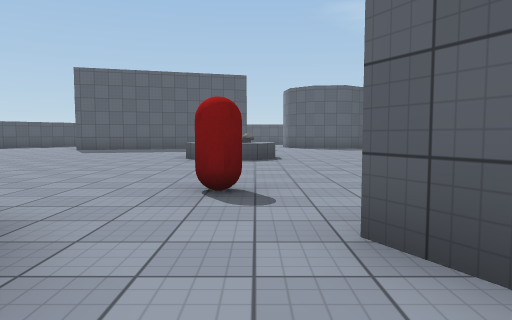
View 1 (above)

23 first-person views from a walk through a Unity game level. The camera is 1.2 m above the floor, tilts 4° down and sees 70° across. The floor is counted in squares, 2 m on a side. Each view is taken from the middle of a square. On the plan, view 1 faces up. The plan holds only what a view shows up to about 10 squares ahead; the rest is blank. The place goes on beyond the plan. Surface patterns are stand-ins for the level's own textures.

View 2
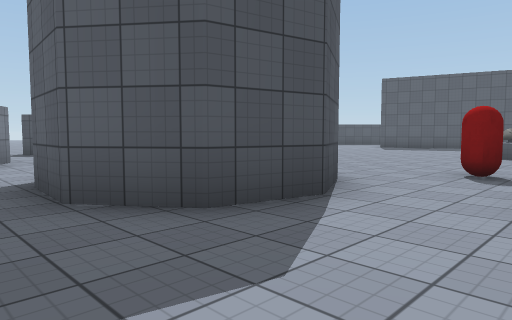

View 3
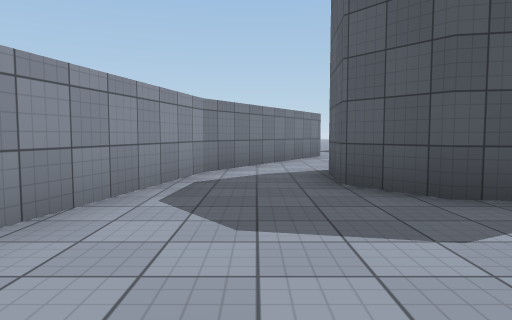

View 4
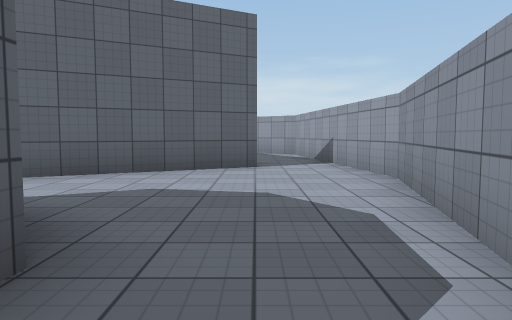

View 5
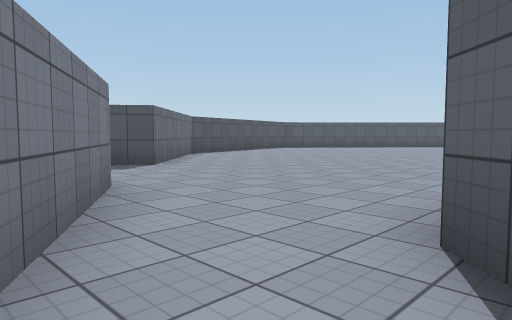

View 6
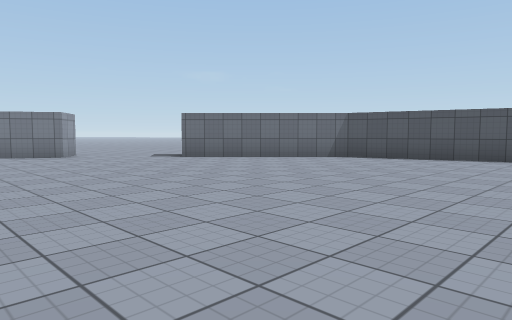

View 7
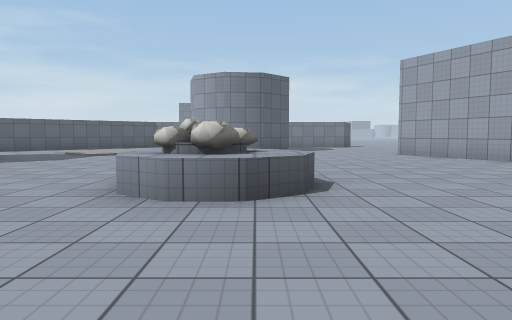

View 8
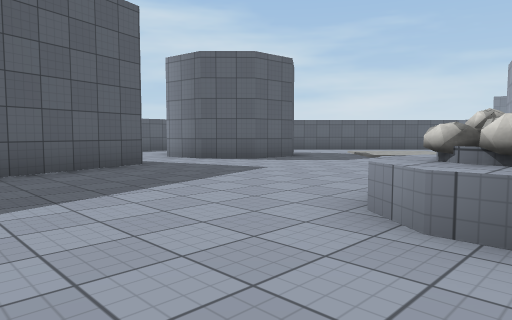

View 9
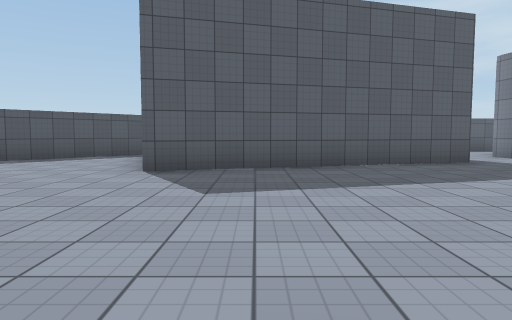

View 10
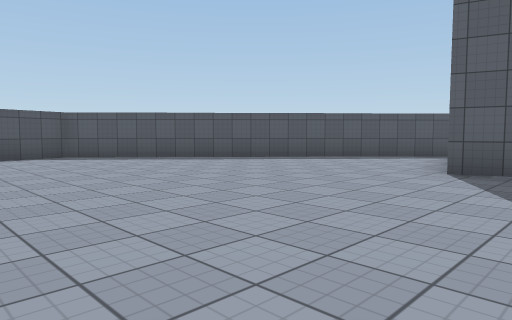

View 11
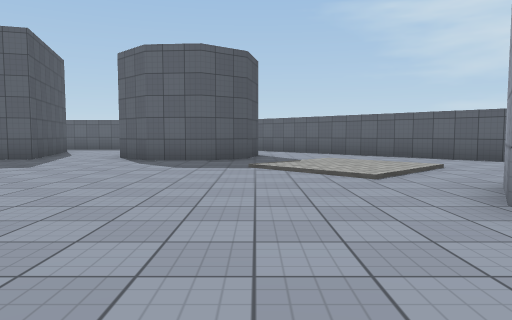

View 12
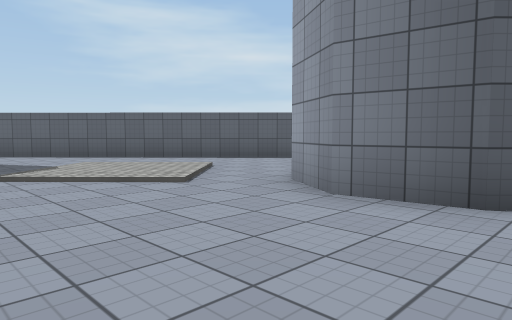

View 13
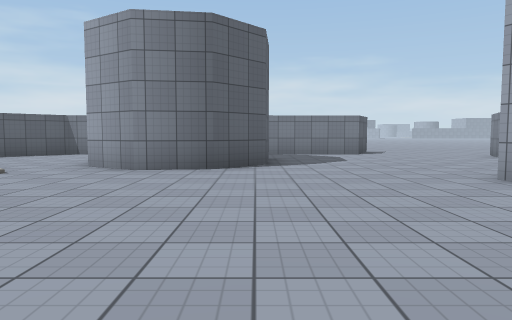

View 14
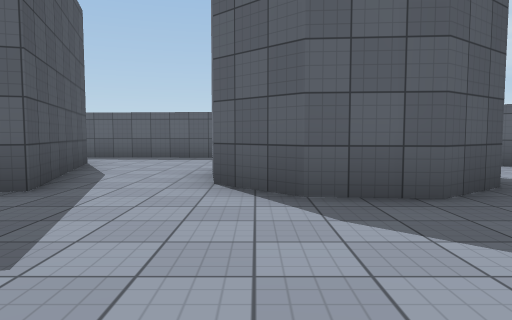

View 15
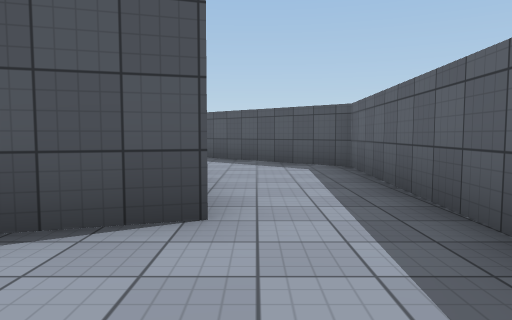

View 16
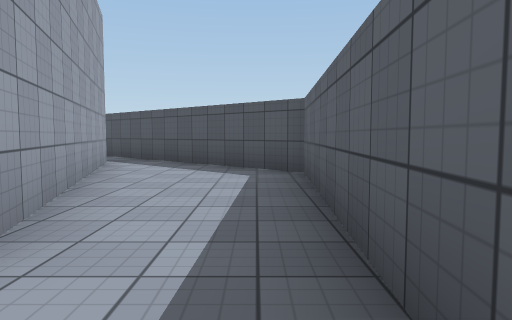

View 17
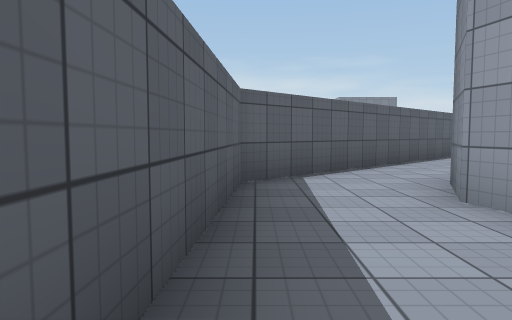

View 18
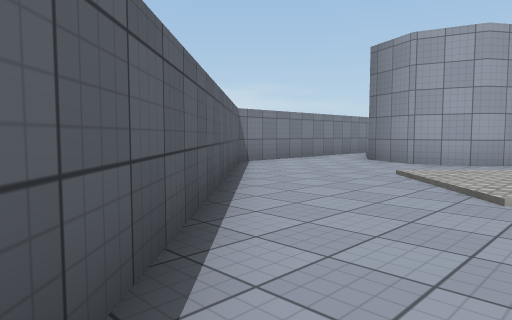

View 19
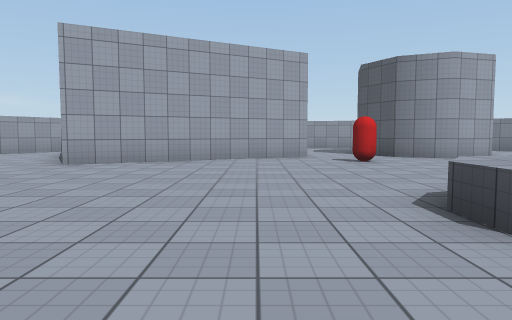

View 20
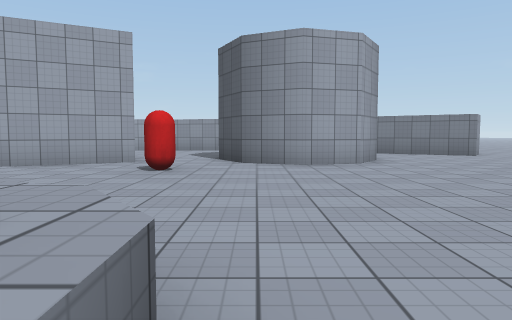

View 21
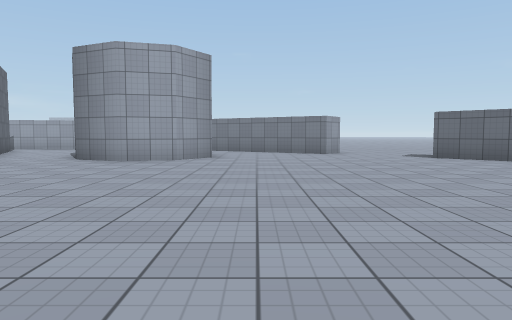

View 22
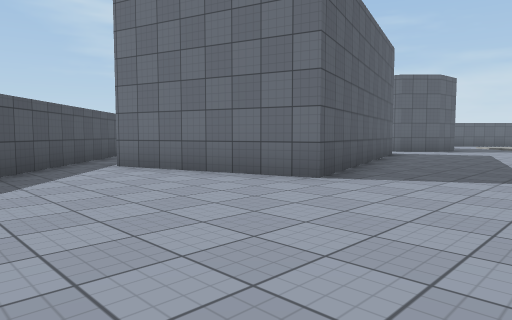

View 23
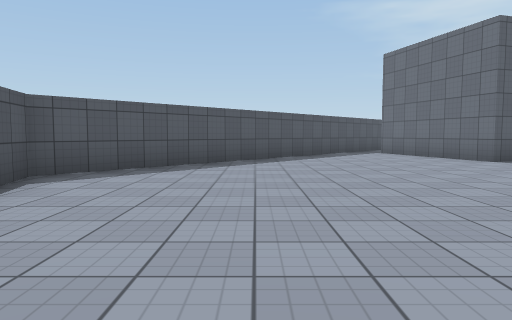

### Floor plan
Points are (right, up) in squares from view 1. A wall is a line through its corners. A room is listed if a view was taken in it or the views show most of it. See-through windows are left out.
Room 1 (views 1, 2, 3, 4, 5)
walls: (-1.7, 2.3) (-1.1, 1.1) (-1.4, -0.2) (-2.4, -1) (-3.8, -0.9); (2.8, -2.1) (0.6, 2.1); (-5.1, -2.1) (-3.8, -2.8) (1.1, -4) (2.6, -3.8)
ways out: opening at (-4, -1) to room 2; opening at (-0.5, 2) to room 2; opening at (3, -3)
Room 2 (views 6, 7, 8, 9, 10, 11, 12, 13, 14, 15, 16, 17, 18, 19, 20, 21, 22, 23)
walls: (0.6, 2.1) (5.9, 4.8); (-4.9, 1.4) (-4.2, 2.5) (-2.9, 2.8) (-1.7, 2.3); (7.3, 8.7) (7.1, 10) (7.8, 11.1) (9.1, 11.5) (10.3, 10.9); (-1.6, 19.7) (-0.4, 15.8) (-6.8, 13.9) (-8, 17.7) (-2.1, 19.5); (5, 17.1) (4.8, 16.2) (3.8, 15.4) (2.5, 15.5) (1.5, 16.4) (1.3, 17.8); (2.7, 19) (3.2, 19.2) (4.5, 18.6); (-4.3, -0.3) (-4.7, 0.1); (-8.5, -0.7) (-8.2, -0.2) (-5.1, -2.1); (12, 10.7) (11.9, 13.6) (4.6, 21.2) (-5.8, 21.8) (-15.2, 11.2) (-13.6, 4.8) (-10.5, 1.7) (-11, 1)
ways out: opening at (-4, -1) to room 1; opening at (-0.5, 2) to room 1; opening at (-9.5, 0.5); opening at (7, 6.5); gap at (11, 10)
objects: other object (-1, 9) to (0, 10); red capsule (0, 4)

Positions as (right, up) in squares from view 1, and headings:
1: (0, 0), facing up
2: (1, -2), facing up-left
3: (2, -2), facing left
4: (-4, -2), facing right
5: (-4, -2), facing up-left
6: (-5, 10), facing down-left
7: (-5, 9), facing right
8: (-4, 9), facing up-right
9: (-5, 8), facing up
10: (-5, 8), facing up-left
11: (5, 7), facing up
12: (4, 8), facing up-right
13: (1, 8), facing right
14: (2, 12), facing up
15: (1, 20), facing left
16: (0, 21), facing left
17: (0, 21), facing right
18: (6, 19), facing down-right
19: (2, 12), facing down
20: (-2, 10), facing down
21: (-6, 11), facing down
22: (-11, 11), facing up-right
23: (-12, 6), facing up
